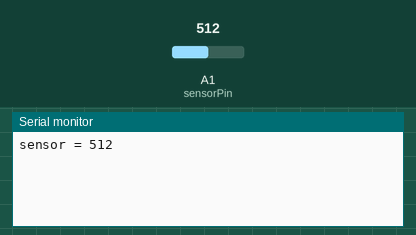
This sketch was run on a simulated Arduino Uno, built with avr-gcc and run on an emulated ATmega328P. Parts: the last lines printed to the serial monitor. Inputs (shaded band) come from the test bench; at power-on: A1 (sensorPin) = 512.

Above: at 1.8 s.
1.9 s: A1 (sensorPin) set to 584
At 2.8 s:
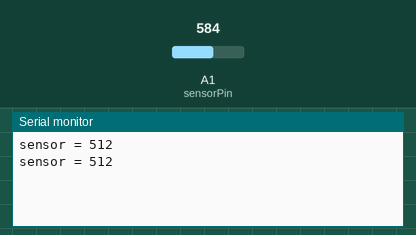
3.4 s: A1 (sensorPin) set to 614
At 5.8 s:
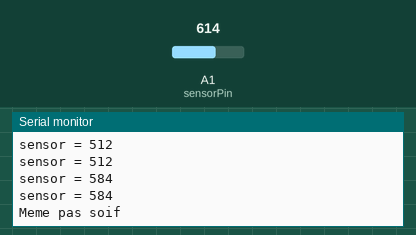

The sketch:

MoistureSensor.ino
```cpp
int sensorPin = A1;    // sélection de la pin de mesure
int sensorValue = 0;    // initialisation de la valeur

void setup() {
   Serial.begin(9600);
}

void loop() {

  sensorValue = analogRead(sensorPin);    // lecture directe de la valeur
  delay(1000);    // patienter 1 s
  if(sensorValue < 600)
  {
      Serial.print("sensor = " );    // impression du titre
      Serial.println(sensorValue);    // impression de la valeur mesurée
  }
  else{
    Serial.println("Meme pas soif");
  }
}
```

Measured:
- the behaviour switches between 599 and 600 on A1 (sensorPin) (found by bisection; images 1 and 2)
- after the input at 3.4 s, the serial monitor: prints a new line after 1.6 s (image 2)
